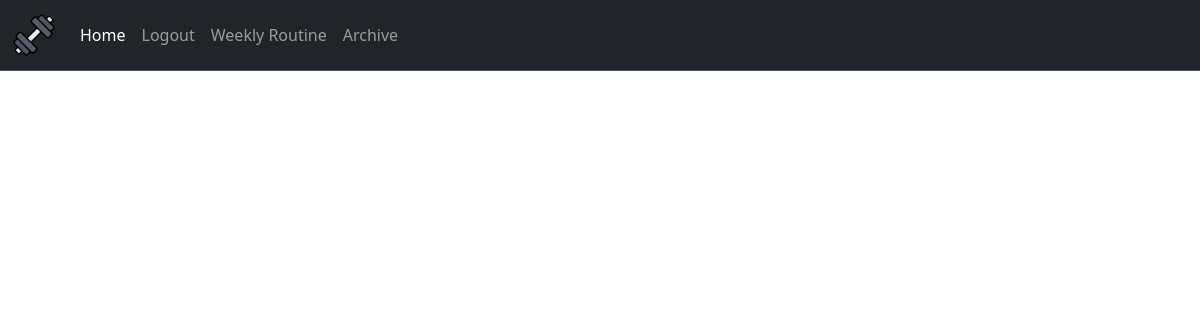
The app's page /archive (signed in), older data.
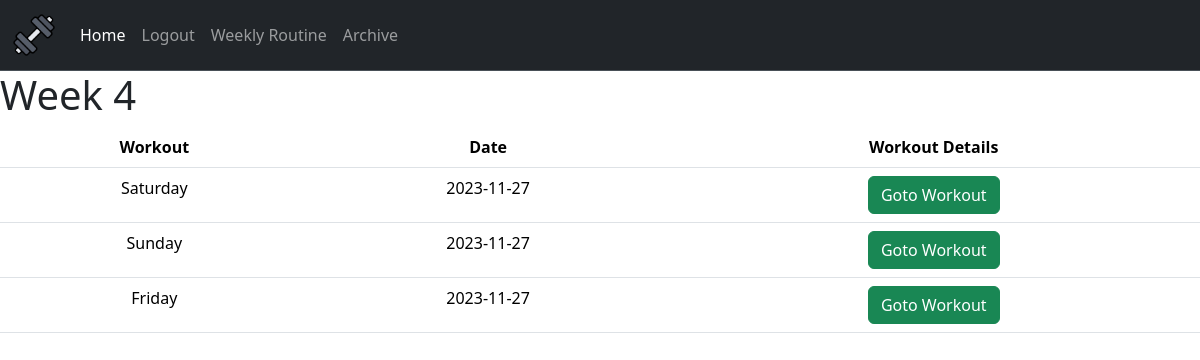
The same page, newer data.
### webapp/tables.py (models this page shows)
class Workout(db.Model):
    id = db.Column(db.Integer, primary_key = True)
    date = db.Column(db.String(10), default = func.current_date())
    day = db.Column(db.String(12), nullable = False)
    week = db.Column(db.String(150))
    user_id = db.Column(db.Integer, db.ForeignKey('user.id'))
    workout_number = db.Column(db.Integer, nullable=False, unique=False)

### webapp/routes.py (the view)
@routes.route("/archive")
@login_required
def archive():
    workouts = db.session.query(Workout).filter_by(user_id = current_user.id).all()
    weeks = db.session.query(Workout.week).filter_by(user_id = current_user.id).distinct().all()
    weeks = [week[0] for week in weeks]
    return render_template("archive.html", workouts = workouts, weeks = weeks)

### webapp/templates/archive.html (shortened to what this page needs)
{% extends "layout.html" %}
{% block main %}
<div class="containter-fluid fs-6">
    {% for week in weeks %}
    <h1>Week {{ week }}</h1>
    <table class="table text-sm-center">
        <thead>
            <tr>
                <th scope="col">Workout</th>
                <th scope="col">Date</th>
                <th scope="col">Workout Details</th>
            </tr>
        </thead>
        {% for workout in workouts %}
        {% if workout.week  ==  week %}
        <tr>
            <td>{{ workout.day }}</td>
            <td>{{ workout.date }}</td>
            <td><a href="workout/{{ workout.id }}"><button class="btn btn-success">Goto Workout</button></a></td>
        </tr>
        {% endif %}
        {% endfor %}
    </table>
    {% endfor %}
</div>
{% endblock %}

### webapp/templates/layout.html (shortened to what this page needs)
<!DOCTYPE html>
<html>
  <head>
    <link
      href="https://cdn.jsdelivr.net/npm/bootstrap@5.3.2/dist/css/bootstrap.min.css"
      rel="stylesheet"
    />
    <link rel="stylesheet" href="{{ url_for('static', filename='styles.css') }}" />
  </head>
  <body>
    <nav
      class="navbar navbar navbar-expand-lg bg-dark border-bottom border-body"
      data-bs-theme="dark"
    >
      <div class="container-fluid">
        <a class="navbar-brand" href="/">
          <img src="{{ url_for('static', filename='icon.png') }}" wdith="50" height="44" alt="Workout Icon">
        </a>
        <div class="collapse navbar-collapse" id="navbarNavAltMarkup">
          <div class="navbar-nav">
            {% if current_user.is_authenticated %}
            <a
              class="nav-link active"
              aria-current="page"
              href="{{ url_for('routes.index') }}"
              >Home</a
            >
            <a class="nav-link" href="{{ url_for('auth.logout') }}">Logout</a>
            <a class="nav-link" href="{{ url_for('routes.routine') }}">Weekly Routine</a>
            <a class="nav-link" href="{{ url_for('routes.archive' )}}">Archive</a>
            {% else %}
            <a class="nav-link" href="{{ url_for('auth.login') }}">Login</a>
            <a class="nav-link" href="{{ url_for('auth.register') }}"
              >Register</a
            >
            {% endif %}
          </div>
        </div>
      </div>
    </nav>
    <main>{% block main %}{% endblock %}</main>
  </body>
</html>

Row changes from the older to the newer data that the page shows:
added Workout: day "Saturday", date "2023-11-27"
added Workout: day "Sunday", date "2023-11-27"
added Workout: day "Friday", date "2023-11-27"
Text that changed along with them:
new list line: "Week 4 Workout Date Workout Details"
